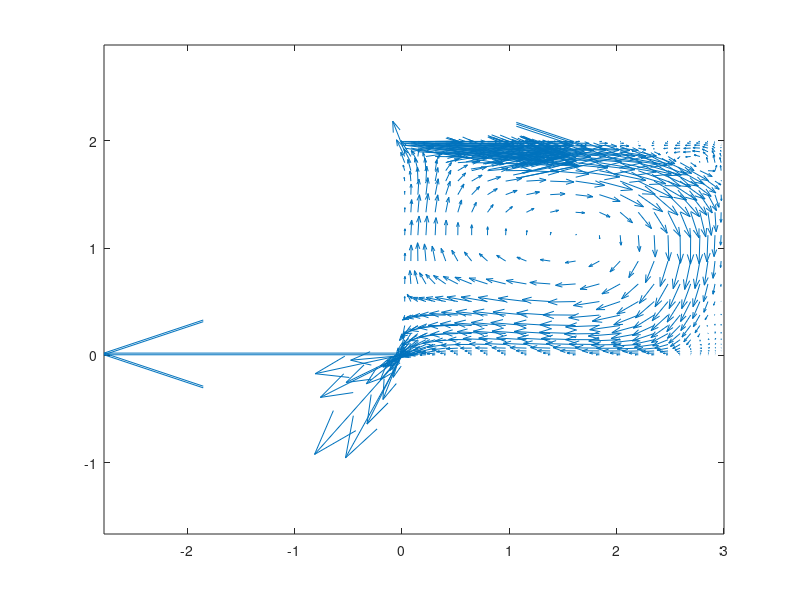

MATLAB code to generate this figure:
close
clear
% read xc
load xc.dat
nim1=length(xc);
% nim1 = ni-1 = number of grid lines. Number of cell nodes = ni
ni=nim1+1;
%
% read yc
load yc.dat
njm1=length(yc);
nj=njm1+1;
%
% read u
load u.dat
u2d=reshape(u,ni,nj);
% read v
load v.dat
v2d=reshape(v,ni,nj);
%
% xc and yc are the coordinates of the grid
%
%       o---------------o  yc(j)
%       |               |
%       |               |
%       |       P       |
%       |               |
%       |               |
%       o---------------o  yc(j-1)
%
%     xc(i-1)          xc(i)          
%
% The cell-node (P) has the coordinates xp(i), yp(j)
%
% compute the x-coordinates of the cell centres
for i=2:nim1
   xp(i)=0.5*(xc(i)+xc(i-1));
end
xp(1)=xc(1);
xp(ni)=xc(nim1);
%
% take the transpose of x
xp=xp';

% compute the y-coordinates of the cell centres
for j=2:njm1
   yp(j)=0.5*(yc(j)+yc(j-1));
end
yp(1)=yc(1);
yp(nj)=yc(njm1);
%
% take the transpose of y
yp=yp';
%
% plot the velocity field
% length of vectors = vec
vec= 20
quiver(xp,yp,u2d,v2d,vec)
axis('equal')
print vectxy.ps -deps
